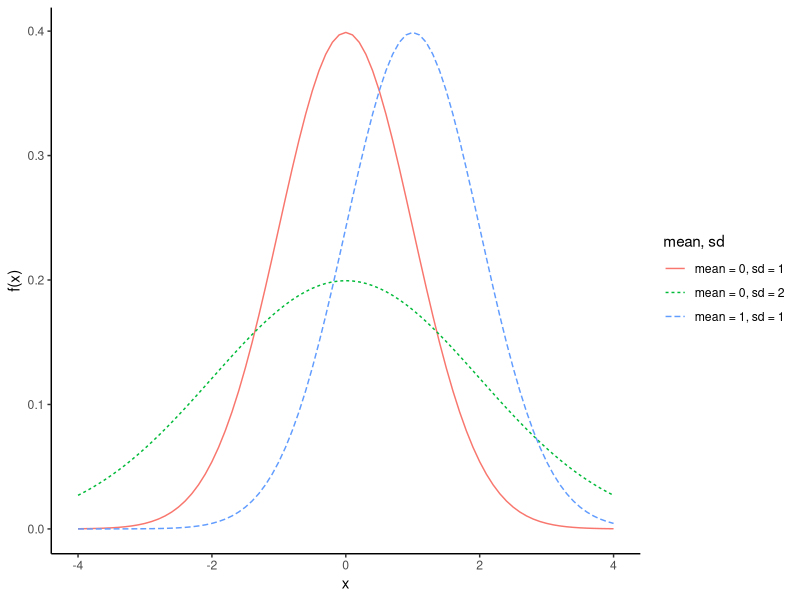
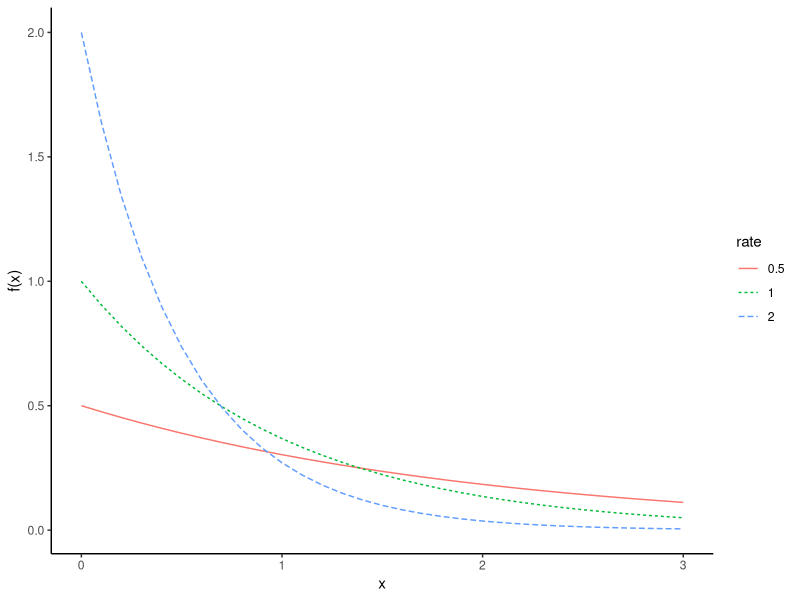
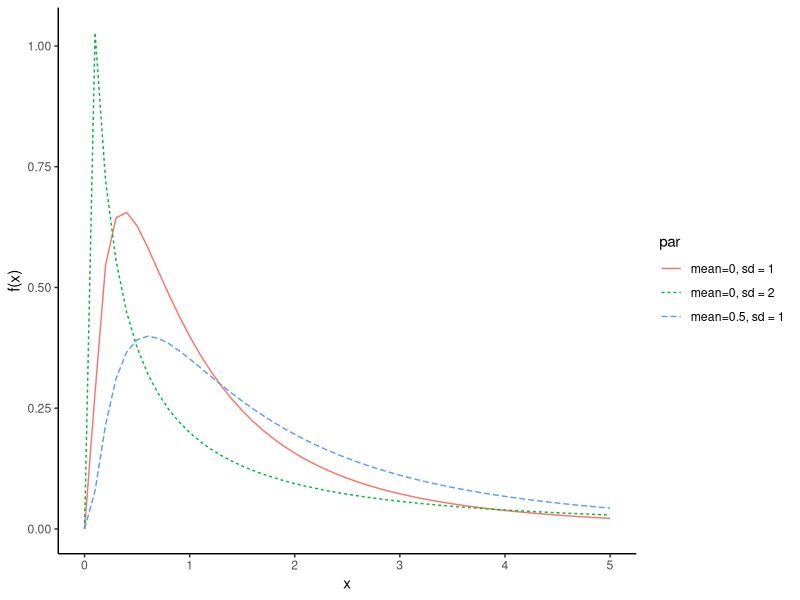
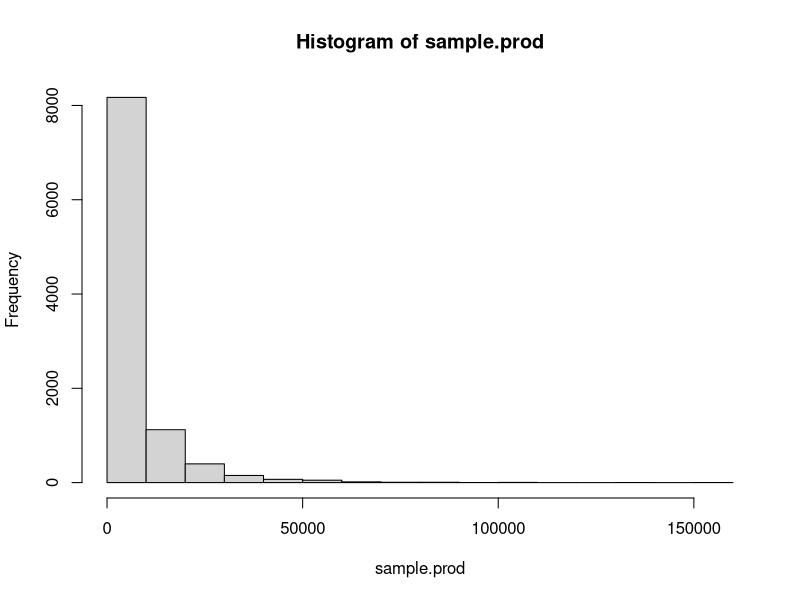
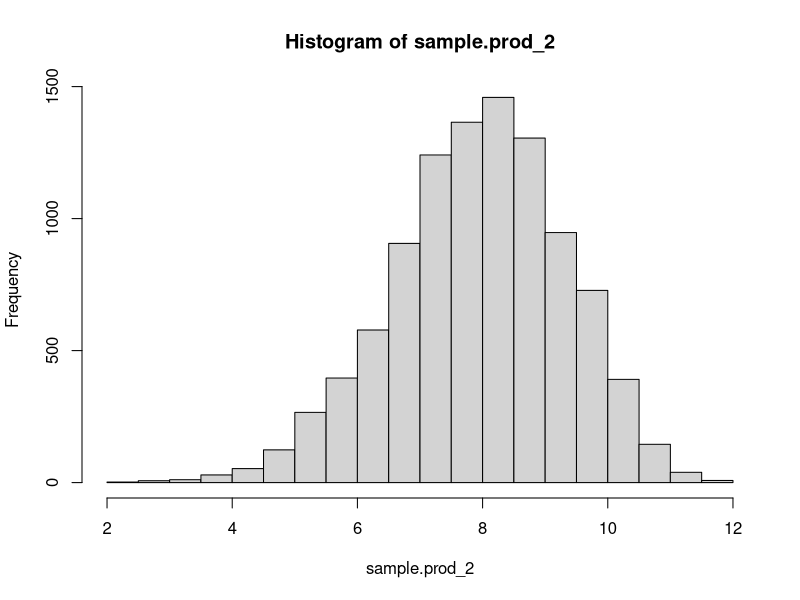
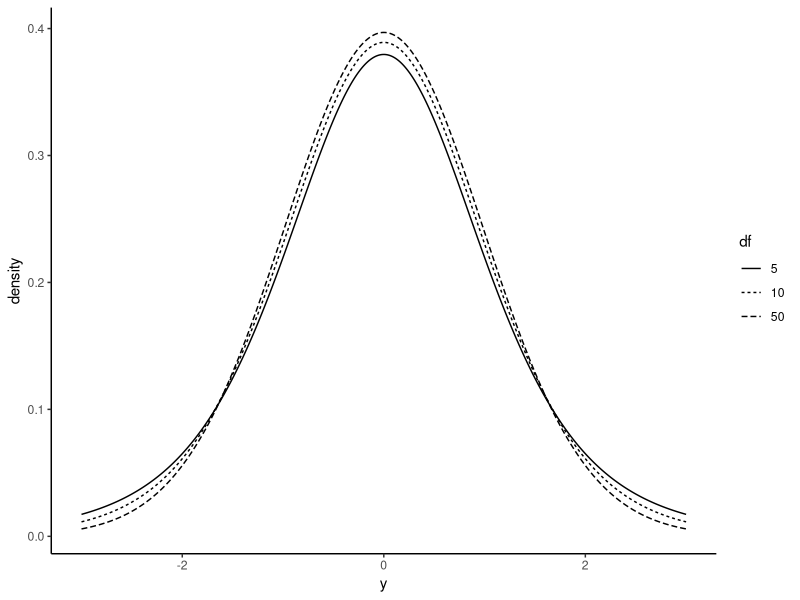
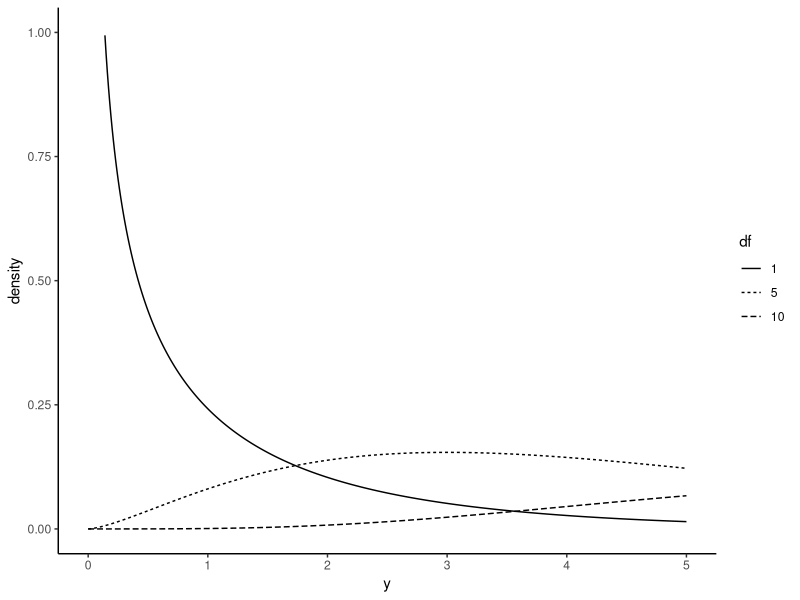
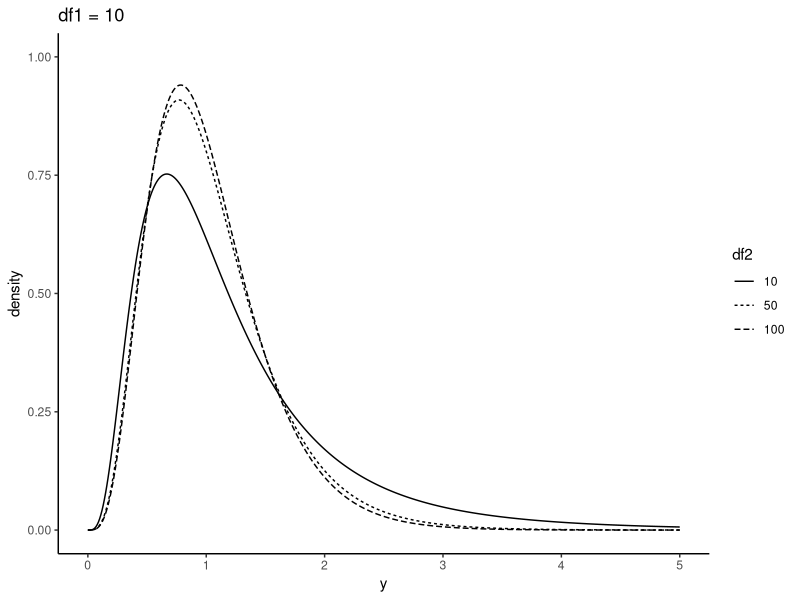

The R source for these figures, in order:
## ---- chunk 1
knitr::opts_chunk$set(echo = TRUE)
library(tidyverse)

## ---- chunk 2
norm_1 = data.frame(x = seq(-4,4, 0.1), f = dnorm(x = seq(-4,4, 0.1), mean = 0, sd = 1), par = "mean = 0, sd = 1")
norm_2 = data.frame(x = seq(-4,4, 0.1), f = dnorm(x = seq(-4,4, 0.1), mean = 1, sd = 1), par = "mean = 1, sd = 1")
norm_3 = data.frame(x = seq(-4,4, 0.1), f = dnorm(x = seq(-4,4, 0.1), mean = 0, sd = 2), par = "mean = 0, sd = 2")
norm = rbind(norm_1, norm_2, norm_3)

ggplot() +
  ggplot2::geom_line(data = norm, aes(x = x, y = f, colour = par, linetype = par)) + 
  labs(y = "f(x)", x = "x", colour = "mean, sd", linetype = "mean, sd") + theme_classic()
## ---- chunk 3
exp_1 = data.frame(x = seq(0,3, 0.1), f = dexp(seq(0,3, 0.1), rate = 0.5), rate = 0.5)
exp_2 = data.frame(x = seq(0,3, 0.1), f = dexp(seq(0,3, 0.1), rate = 1), rate = 1)
exp_3 = data.frame(x = seq(0,3, 0.1), f = dexp(seq(0,3, 0.1), rate = 2), rate = 2)
exp = rbind(exp_1, exp_2, exp_3)

ggplot() +
  ggplot2::geom_line(data = exp, aes(x = x, y = f, colour = factor(rate), linetype = factor(rate))) + 
  labs(y = "f(x)", x = "x", colour = "rate", linetype = "rate") + theme_classic()
## ---- chunk 4
lnorm_1 = data.frame(x=seq(0,5, 0.1), f = dlnorm(seq(0, 5, 0.1), meanlog = 0, sdlog = 1), par = "mean=0, sd = 1")
lnorm_2 = data.frame(x=seq(0,5, 0.1), f = dlnorm(seq(0, 5, 0.1), meanlog = 0.5, sdlog = 1), par = "mean=0.5, sd = 1")
lnorm_3 = data.frame(x=seq(0,5, 0.1), f = dlnorm(seq(0, 5, 0.1), meanlog = 0, sdlog = 2), par = "mean=0, sd = 2")
lnorm = rbind(lnorm_1, lnorm_2, lnorm_3)

ggplot() +
  ggplot2::geom_line(data = lnorm, aes(x = x, y = f, colour = factor(par), linetype = factor(par))) + 
  labs(y = "f(x)", x = "x", colour = "par", linetype = "par") + theme_classic()
## ---- chunk 5
#サイコロを7回振って、それぞれの値で掛け算をする。これを10,000回行ったときの出目の合計値の分布

sample.prod = sapply(c(1:10000), function(x) {prod(round(runif(n = 7,min = 1,max = 6),0))} ) #prod()はカッコ内のベクトルの要素をかけ合わせる関数

hist(sample.prod)

## ---- chunk 6
sample.prod_2 = log(sample.prod)
hist(sample.prod_2)

## ---- chunk 7

dat_t5 = data.frame(x = seq(-3, 3, 0.01), y = dt(x = seq(-3, 3, 0.01), df = 5), df = 5)
dat_t10 = data.frame(x = seq(-3, 3, 0.01), y = dt(x = seq(-3, 3, 0.01), df = 10), df = 10)
dat_t50 = data.frame(x = seq(-3, 3, 0.01), y = dt(x = seq(-3, 3, 0.01), df = 50), df = 50)

dat_t = rbind(dat_t5, dat_t10, dat_t50)

ggplot() + 
  geom_line(data = dat_t, aes(x = x, y = y, linetype = factor(df))) + xlim(-3,3) + labs(x = "y", y = "density", linetype = "df") + theme_classic()


## ---- chunk 8

dat_chisq_1 = data.frame(x = seq(0, 5, 0.01), 
                        y= dchisq(x = seq(0, 5, 0.01), df = 1), 
                        df = 1)
dat_chisq_5 = data.frame(x = seq(0, 5, 0.01), 
                        y= dchisq(x = seq(0, 5, 0.01), df = 5), 
                        df = 5)
dat_chisq_10 = data.frame(x = seq(0, 5, 0.01), 
                        y= dchisq(x = seq(0, 5, 0.01), df = 10), 
                        df = 10)

dat_chisq = rbind(dat_chisq_1, dat_chisq_5, dat_chisq_10)

ggplot() + 
  geom_line(data = dat_chisq, aes(x = x, y = y, linetype = factor(df))) + xlim(0,5) + ylim(0,1) + labs(x = "y", y = "density", linetype = "df") + theme_classic()


## ---- chunk 9

dat_f_10 = data.frame(x = seq(0, 5, 0.01), 
                        y= df(x = seq(0, 5, 0.01), df1 = 10, df2 = 10), 
                        df2 = 10)
dat_f_50 = data.frame(x = seq(0, 5, 0.01), 
                        y= df(x = seq(0, 5, 0.01), df1 = 10, df2 = 50), 
                        df2 = 50)
dat_f_100 = data.frame(x = seq(0, 5, 0.01), 
                        y= df(x = seq(0, 5, 0.01), df1 = 10, df2 = 100), 
                        df2 = 100)

dat_f = rbind(dat_f_10, dat_f_50, dat_f_100)

ggplot() + 
  geom_line(data = dat_f, aes(x = x, y = y, linetype = factor(df2))) + xlim(0,5) + ylim(0,1) + labs(x = "y", y = "density", linetype = "df2", title = "df1 = 10") + theme_classic()

## ---- chunk 10

dat_cauchy_1 = data.frame(x = seq(-6, 6, 0.01), 
                        y= dcauchy(x = seq(-6, 6, 0.01), location = 0, scale = 1), 
                        scale = 1)

dat_cauchy2 = data.frame(x = seq(-6, 6, 0.01), 
                        y= dcauchy(x = seq(-6, 6, 0.01), location = 0, scale = 3), 
                        scale = 3)

dat_cauchy = rbind(dat_cauchy_1, dat_cauchy2)

ggplot() + 
  geom_line(data = dat_cauchy, aes(x = x, y = y, linetype = factor(scale))) + xlim(-6,6) + labs(x = "y", y = "density", linetype = "scale") + theme_classic()


## ---- chunk 11

d_cauchy = rcauchy(n = 100, location = 0, scale = 1) #location = 0, scale = 1のコーシー分布から乱数を100個生成する

mean(d_cauchy)
median(d_cauchy)
sd(d_cauchy)

## ---- chunk 12

d_cauchy = rcauchy(n = 100, location = 0, scale = 1) + 
rcauchy(n = 100, location = 0, scale = 1) + 
rcauchy(n = 100, location = 0, scale = 1) + 
rcauchy(n = 100, location = 0, scale = 1) + 
rcauchy(n = 100, location = 0, scale = 1) 

ggplot() + 
  geom_histogram(data = NULL, aes(x = d_cauchy)) + theme_classic()

## ---- chunk 13
binom_1 = data.frame(x = 0:10, p = dbinom(0:10, size = 10, prob = 0.2), q = 0.2)
binom_2 = data.frame(x = 0:10, p = dbinom(0:10, size = 10, prob = 0.5), q = 0.5)
binom_3 = data.frame(x = 0:10, p = dbinom(0:10, size = 10, prob = 0.6), q = 0.6)
binom = rbind(binom_1, binom_2, binom_3)

ggplot() +
  ggplot2::geom_bar(data = binom, aes(x = factor(x), y = p, fill = factor(q)), color = "black", stat = "identity", position = "dodge") + 
  labs(y = "P(x)", x = "number of success", fill = "q", title = "number of trials = 10") + theme_classic()
## ---- chunk 14
nbinom_1 = data.frame(x = 0:10, p = dnbinom(0:10, size = 3, prob = 0.2), q = 0.2)
nbinom_2 = data.frame(x = 0:10, p = dnbinom(0:10, size = 3, prob = 0.5), q = 0.5)
nbinom_3 = data.frame(x = 0:10, p = dnbinom(0:10, size = 3, prob = 0.6), q = 0.6)
nbinom = rbind(nbinom_1, nbinom_2, nbinom_3)

ggplot() +
  ggplot2::geom_bar(data = nbinom, aes(x = factor(x), y = p, fill = factor(q)), color = "black", stat = "identity", position = "dodge") + 
  labs(y = "P(x)", x = "number of failure", fill = "q", title = "number of success = 3") + theme_classic()
## ---- chunk 15
geom_1 = data.frame(x = 0:10, p = dgeom(0:10, prob = 0.2), q = 0.2)
geom_2 = data.frame(x = 0:10, p = dgeom(0:10, prob = 0.5), q = 0.5)
geom_3 = data.frame(x = 0:10, p = dgeom(0:10, prob = 0.6), q = 0.6)
geom = rbind(geom_1, geom_2, geom_3)

ggplot() +
  ggplot2::geom_bar(data = geom, aes(x = factor(x), y = p, fill = factor(q)), color = "black", stat = "identity", position = "dodge") + 
  labs(y = "P(x)", x = "x", fill = "q") + theme_classic()
## ---- chunk 16
hyper = data.frame(x = 0:10, p = dhyper(x = 0:10, m = 10, n = 30, k = 10))

ggplot() +
  ggplot2::geom_bar(data = hyper, aes(x = factor(x), y = p), color = "black", stat = "identity") + 
  labs(y = "P(x)", x = "x") + theme_classic()

## ---- chunk 17


knitr::kable(data.frame(玉の色 = c("白玉", "黒玉", "合計"),
                          取り出した玉 = c("x", "k - x", "k"),
                          つぼの中の玉 = c("m - x", "n - (k - x)", "m + n - k"),
                        合計 = c("m", "n", "m + n")))

## ---- chunk 18

knitr::kable(data.frame(玉の色 = c("白玉", "黒玉", "合計"),
                          取り出した玉 = c("6", "4", "10"),
                          つぼの中の玉 = c("4", "26", "30"),
                        合計 = c("10", "30", "40")))

## ---- chunk 19

p = dhyper(x = 0:10, m = 10, n = 30, k = 10)
p[7] + p[8] + p[9] + p[10] + p[11]

## ---- chunk 20

tab = matrix(c(6, 4, 4, 26), nrow = 2, ncol = 2) #クロス表を作成する
fisher.test(tab)#fisher.testの中に表のデータを入れる

## ---- chunk 21
pois_1 = data.frame(x=seq(0,10), p=dpois(seq(0,10), lambda=1), lambda=1)
pois_2 = data.frame(x=seq(0,10), p=dpois(seq(0,10), lambda=2), lambda=2)
pois_3 = data.frame(x=seq(0,10), p=dpois(seq(0,10), lambda=3), lambda=3)
pois = rbind(pois_1, pois_2, pois_3)

ggplot() +
  ggplot2::geom_bar(data = pois, aes(x=factor(x), y=p, fill=factor(lambda)), stat="identity", color = "black", position = "dodge") + 
  labs(y= "P(x)", x = "x", fill = "lambda") + theme_classic()
